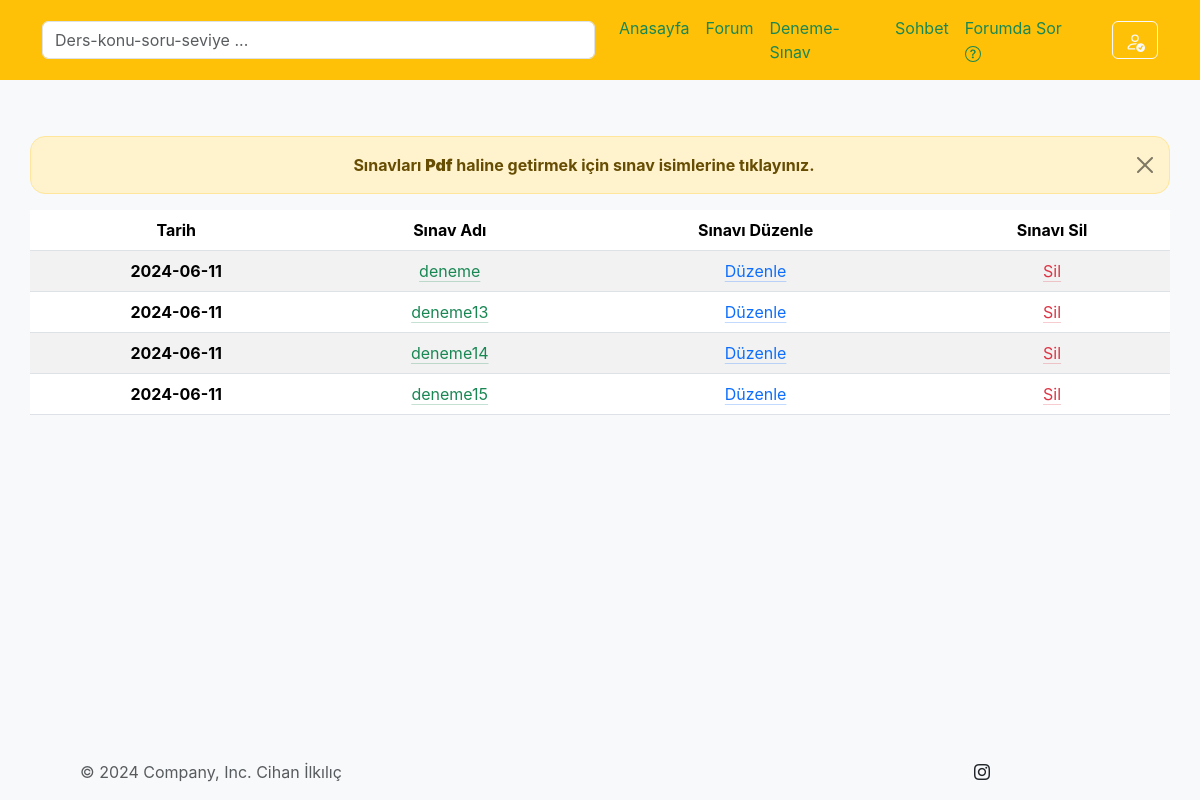
/cart/cart_exam_show/ (signed in), run on the app's committed database.
### exam/models.py (models this page shows, shortened)
class Exam(models.Model):
    author=models.ForeignKey(User,on_delete = models.CASCADE,verbose_name="Soruyu Yazan",default=0)# bunu django hazır kullanıcı tablosundan alıyoruz
    Lessons=models.CharField(verbose_name="Ders Adı",null=True,max_length=50,default=0)
    Exam_Title=models.CharField(verbose_name="Sınav Adı",null=True,max_length=50,default=0)
    Question=models.TextField(verbose_name="Soru",blank=True, null=True)
    Choice_A=models.TextField(verbose_name="A Şıkkı",blank=True, null=True)
    Choice_B=models.TextField(verbose_name="B Şıkkı",blank=True, null=True)
    Choice_C=models.TextField(verbose_name="C Şıkkı",blank=True, null=True)
    Choice_D=models.TextField(verbose_name="D Şıkkı",blank=True, null=True)
    Choice_E=models.TextField(verbose_name="E Şıkkı",blank=True, null=True)
    Answer=models.TextField(verbose_name="Cevap",blank=True, null=True)
    Classroom=models.CharField(verbose_name="Kaçıncı Sınıf Sorusu?",null=True,blank=False,max_length=10,default=0)
    Topics_Name=models.CharField(max_length=100,verbose_name="Konu Adı",null=True,default=0)
    Question_Types=models.CharField(verbose_name='SORU TİPLERİ',null=True,max_length=20,default=0)
    Level = models.CharField(max_length=6, blank=True,default=0)
    Question_ID = models.CharField(max_length=30, blank=True,default=0)
    Question_Image=models.ImageField(upload_to='question_images/',blank=True, null=True, verbose_name="Soruya Fotoğraf Ekleyin")
    Created_Date=models.DateTimeField(auto_now=True,verbose_name="Oluşturma Tarihi")

### cart/views.py (the view)
# urls.py: path('cart_exam_show/', views.cart_exam_show, name='cart_exam_show'),
def cart_exam_show(request):
    user = get_object_or_404(Profile, author_id=request.user.id)
    if request.user.is_authenticated:
        if user.user_types =="Teacher":
            from django.db.models import Max
            exam_show = Exam.objects.filter(author=request.user).values('Exam_Title').annotate(max_created_date=Max('Created_Date'))
            cnt = exam_show.count()
            context={
                'exam_show':exam_show,
                'cnt':cnt
            }
            return render(request,"cart/exam_show.html",context)
        else:
            redirect_url = reverse('quizorder:index')  # 'hata_sayfasi' isimli URL'nin adını projenize göre değiştirin
            return HttpResponseRedirect(redirect_url)
    else:
        redirect_url = reverse('quizorder:index')  # 'hata_sayfasi' isimli URL'nin adını projenize göre değiştirin
        return HttpResponseRedirect(redirect_url)

### templates/cart/exam_show.html (shortened to what this page needs)
{% include 'base/layout.html' %}
{% block body %}
{% include 'cart/exam_albums.html' %}
{% endblock body %}
{% include 'base/footer.html' %}

### templates/cart/exam_albums.html (shortened to what this page needs)
<div class="album py-5 mb-5 bg-light">
  {% if exam_show %}
  <div class="alert alert-warning alert-dismissible fade show container text-center" role="alert">
    {% comment %} <strong>Holy guacamole!</strong>{% endcomment %}Sınavları <strong>Pdf</strong> haline getirmek için sınav isimlerine tıklayınız.
    <button type="button" class="btn-close" data-bs-dismiss="alert" aria-label="Close"></button>
  </div>
  {% endif %}
<table class="table table-striped table-hover container" >
    <thead>
      <tr class="text-center">
        <th scope="col">Tarih</th>
        <th scope="col">Sınav Adı</th>
        <th scope="col">Sınavı Düzenle</th>
        <th scope="col">Sınavı Sil</th>
      </tr>
    </thead>
    <tbody>
      {% if exam_show %}
    {% for ex in exam_show %}
      <tr class="text-center">
        <th scope="row">{{ex.max_created_date|date:"Y-m-d"}}</th>
        <td> <a href="{% url "cart:exam_pdf" ex.Exam_Title %}"  class="link-success link-offset-2 link-underline-opacity-25 link-underline-opacity-100-hover">{{ex.Exam_Title}}</a></td>
        <td><a href="{% url "cart:exam_edit" ex.Exam_Title %}"  class="link-primary  link-offset-2 link-underline-opacity-25 link-underline-opacity-100-hover">Düzenle</a></td>
        <td ><a class="link-danger link-offset-2 link-underline-opacity-25 link-underline-opacity-100-hover " href="{% url "cart:exam_delete" ex.Exam_Title %}">Sil</a></td>
      </tr>
      {% endfor %}
      {% else %}
      <tr class="text-center ">
        <td colspan="4 " class="bg-danger text-white">
            Herhangi bir sınavınız yok
        </td>
    </tr>
      {% endif %}
    </tbody>
  </table>
</div>

### templates/base/navbar.html (style rules this page uses)
body { font-family: -apple-system, BlinkMacSystemFont, 'Segoe UI', Roboto, Oxygen, Ubuntu, Cantarell, 'Open Sans', 'Helvetica Neue', sans-serif; background-color: #f8f9fa; padding-top: 20px; }
.alert { border-radius: 15px; font-weight: bold; }

### data on the page
Exam: max_created_date "2024-06-11", Exam_Title "deneme"
Exam: max_created_date "2024-06-11", Exam_Title "deneme13"

### other printed values
{{ ex.max_created_date|date:"Y-m-d" }} "2024-06-11" "2024-06-11"
{{ ex.Exam_Title }} "deneme14" "deneme15"
